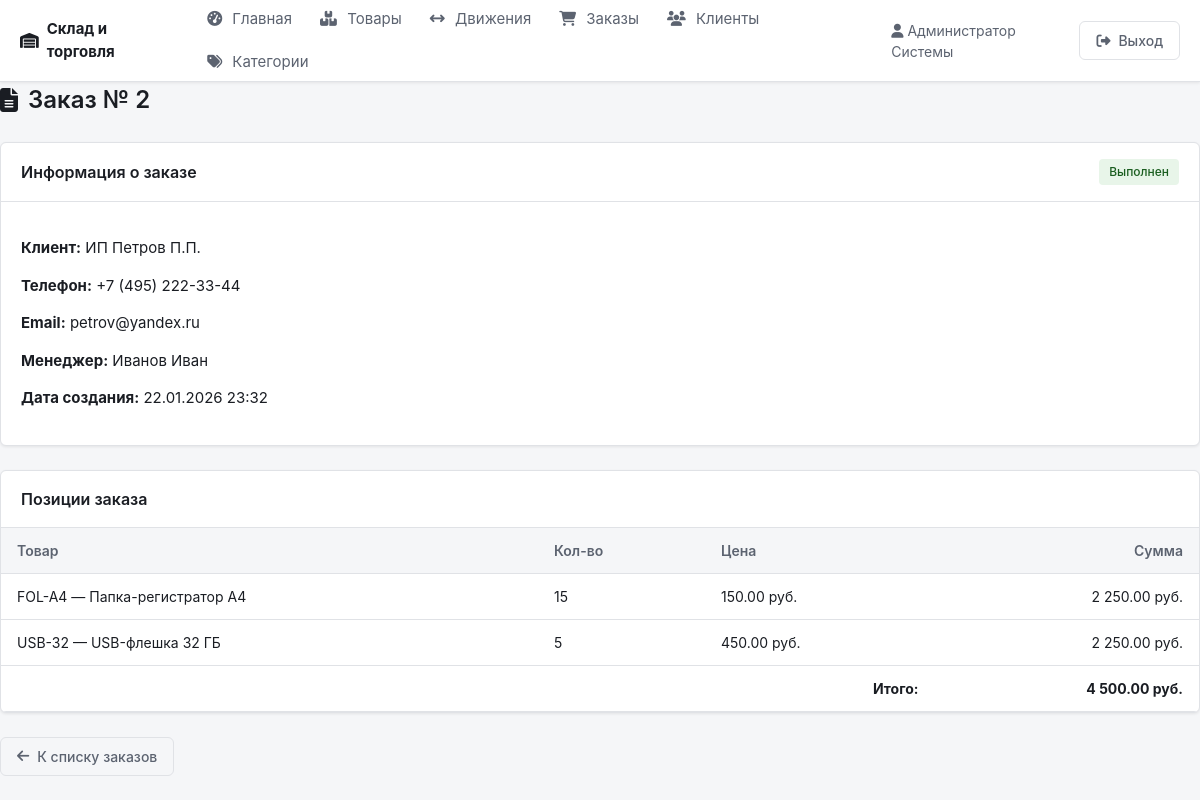
/order_view.php?id=2 (signed in), run on the app's committed database.
### tables this page shows
CREATE TABLE orders (
    id INT UNSIGNED AUTO_INCREMENT PRIMARY KEY,
    client_id INT UNSIGNED DEFAULT NULL,
    user_id INT UNSIGNED NOT NULL,
    status ENUM('draft', 'confirmed', 'shipped', 'completed', 'cancelled') NOT NULL DEFAULT 'draft',
    total DECIMAL(12,2) NOT NULL DEFAULT 0,
    comment VARCHAR(255) DEFAULT NULL,
    created_at DATETIME NOT NULL DEFAULT CURRENT_TIMESTAMP,
    updated_at DATETIME NOT NULL DEFAULT CURRENT_TIMESTAMP ON UPDATE CURRENT_TIMESTAMP,
    FOREIGN KEY (client_id) REFERENCES clients(id) ON DELETE SET NULL,
    FOREIGN KEY (user_id) REFERENCES users(id) ON DELETE CASCADE
);

CREATE TABLE clients (
    id INT UNSIGNED AUTO_INCREMENT PRIMARY KEY,
    name VARCHAR(255) NOT NULL,
    phone VARCHAR(32) DEFAULT NULL,
    email VARCHAR(128) DEFAULT NULL,
    address VARCHAR(255) DEFAULT NULL,
    created_at DATETIME NOT NULL DEFAULT CURRENT_TIMESTAMP
);

CREATE TABLE users (
    id INT UNSIGNED AUTO_INCREMENT PRIMARY KEY,
    login VARCHAR(64) NOT NULL UNIQUE,
    password_hash VARCHAR(255) NOT NULL,
    full_name VARCHAR(128) NOT NULL,
    email VARCHAR(128) NOT NULL,
    role ENUM('admin', 'user') NOT NULL DEFAULT 'user',
    created_at DATETIME NOT NULL DEFAULT CURRENT_TIMESTAMP
);

CREATE TABLE order_items (
    id INT UNSIGNED AUTO_INCREMENT PRIMARY KEY,
    order_id INT UNSIGNED NOT NULL,
    product_id INT UNSIGNED NOT NULL,
    quantity INT NOT NULL,
    price DECIMAL(12,2) NOT NULL,
    FOREIGN KEY (order_id) REFERENCES orders(id) ON DELETE CASCADE,
    FOREIGN KEY (product_id) REFERENCES products(id) ON DELETE CASCADE
);

CREATE TABLE products (
    id INT UNSIGNED AUTO_INCREMENT PRIMARY KEY,
    category_id INT UNSIGNED DEFAULT NULL,
    name VARCHAR(255) NOT NULL,
    sku VARCHAR(64) NOT NULL UNIQUE,
    unit VARCHAR(32) NOT NULL DEFAULT 'шт',
    price_buy DECIMAL(12,2) NOT NULL DEFAULT 0,
    price_sell DECIMAL(12,2) NOT NULL DEFAULT 0,
    quantity INT NOT NULL DEFAULT 0,
    min_quantity INT NOT NULL DEFAULT 0,
    created_at DATETIME NOT NULL DEFAULT CURRENT_TIMESTAMP,
    FOREIGN KEY (category_id) REFERENCES categories(id) ON DELETE SET NULL
);

### order_view.php (the view, shortened to what this page needs)
<?php
$id = (int) ($_GET['id'] ?? 0);
$pdo = getDb();
$stmt = $pdo->prepare("SELECT o.*, c.name AS client_name, c.phone, c.email, u.full_name AS user_name
    FROM orders o
    LEFT JOIN clients c ON c.id = o.client_id
    JOIN users u ON u.id = o.user_id
    WHERE o.id = ?");
$stmt->execute([$id]);
$order = $stmt->fetch(PDO::FETCH_ASSOC);
$items = $pdo->prepare('SELECT oi.*, p.name AS product_name, p.sku FROM order_items oi JOIN products p ON p.id = oi.product_id WHERE oi.order_id = ?');
$items->execute([$id]);
$items = $items->fetchAll(PDO::FETCH_ASSOC);
$statusLabels = ['draft' => 'Черновик', 'confirmed' => 'Подтвержден', 'shipped' => 'Отправлен', 'completed' => 'Выполнен', 'cancelled' => 'Отменен'];
$statusClass = ['draft' => 'badge-secondary', 'confirmed' => 'badge-info', 'shipped' => 'badge-warning', 'completed' => 'badge-success', 'cancelled' => 'badge-danger'];
require_once __DIR__ . '/includes/header.php';
?>
<h1 class="page-title"><i class="fa-solid fa-file-lines"></i> Заказ № <?= (int) $order['id'] ?></h1>
<div class="card">
    <div class="card-header" style="flex-wrap: wrap; gap: 12px;">
        <h2>Информация о заказе</h2>
        <span class="badge <?= $statusClass[$order['status']] ?? 'badge-secondary' ?>"><?= $statusLabels[$order['status']] ?? $order['status'] ?></span>
    </div>
    <div style="padding: 20px;">
        <p><strong>Клиент:</strong> <?= htmlspecialchars($order['client_name'] ?: '—') ?></p>
        <?php if ($order['phone']): ?>
        <p><strong>Телефон:</strong> <?= htmlspecialchars($order['phone']) ?></p>
        <?php endif; ?>
        <?php if ($order['email']): ?>
        <p><strong>Email:</strong> <?= htmlspecialchars($order['email']) ?></p>
        <?php endif; ?>
        <p><strong>Менеджер:</strong> <?= htmlspecialchars($order['user_name']) ?></p>
        <p><strong>Дата создания:</strong> <?= date('d.m.Y H:i', strtotime($order['created_at'])) ?></p>
    </div>
</div>
<div class="card">
    <div class="card-header"><h2>Позиции заказа</h2></div>
    <div class="table-wrap">
        <table>
            <thead>
                <tr>
                    <th>Товар</th>
                    <th>Кол-во</th>
                    <th>Цена</th>
                    <th class="text-right">Сумма</th>
                </tr>
            </thead>
            <tbody>
                <?php foreach ($items as $item): ?>
                <tr>
                    <td><?= htmlspecialchars($item['sku']) ?> — <?= htmlspecialchars($item['product_name']) ?></td>
                    <td><?= (int) $item['quantity'] ?></td>
                    <td><?= number_format($item['price'], 2, '.', ' ') ?> руб.</td>
                    <td class="text-right"><?= number_format($item['quantity'] * $item['price'], 2, '.', ' ') ?> руб.</td>
                </tr>
                <?php endforeach; ?>
            </tbody>
            <tfoot>
                <tr>
                    <td colspan="3" class="text-right"><strong>Итого:</strong></td>
                    <td class="text-right"><strong><?= number_format($order['total'], 2, '.', ' ') ?> руб.</strong></td>
                </tr>
            </tfoot>
        </table>
    </div>
</div>
<p><a href="/po_alina/orders.php" class="btn btn-outline"><i class="fa-solid fa-arrow-left"></i> К списку заказов</a></p>
<?php require_once __DIR__ . '/includes/footer.php'; ?>

### assets/css/style.css (style rules this page uses)
:root { --bg: #f5f6f8; --surface: #ffffff; --border: #e0e2e6; --text: #1a1d23; --text-muted: #5c6370; --primary: #2c3e50; --primary-hover: #1a252f; --accent: #3498db; --accent-hover: #2980b9; --success: #27ae60; --error: #c0392b; --warning: #d35400; --shadow: 0 1px 3px rgba(0,0,0,0.08); --radius: 6px; }
* { box-sizing: border-box; }
body { margin: 0; font-family: -apple-system, BlinkMacSystemFont, 'Segoe UI', Roboto, 'Helvetica Neue', Arial, sans-serif; font-size: 15px; line-height: 1.5; color: var(--text); background: var(--bg); min-height: 100vh; }
a { color: var(--accent); text-decoration: none; }
.btn { display: inline-flex; align-items: center; gap: 8px; padding: 8px 16px; border-radius: var(--radius); font-size: 14px; font-weight: 500; border: none; cursor: pointer; text-decoration: none; transition: background 0.15s, color 0.15s; }
.btn-outline { background: transparent; color: var(--text-muted); border: 1px solid var(--border); }
.page-title { margin: 0 0 24px; font-size: 24px; font-weight: 600; color: var(--text); display: flex; align-items: center; gap: 10px; }
.card { background: var(--surface); border: 1px solid var(--border); border-radius: var(--radius); box-shadow: var(--shadow); overflow: hidden; margin-bottom: 24px; }
.card-header { padding: 16px 20px; border-bottom: 1px solid var(--border); display: flex; align-items: center; justify-content: space-between; flex-wrap: wrap; gap: 12px; }
.card-header h2 { margin: 0; font-size: 16px; font-weight: 600; }
.table-wrap { overflow-x: auto; }
table { width: 100%; border-collapse: collapse; font-size: 14px; }
th, td { padding: 12px 16px; text-align: left; border-bottom: 1px solid var(--border); }
th { background: var(--bg); font-weight: 600; color: var(--text-muted); }
.badge { display: inline-block; padding: 4px 10px; border-radius: 4px; font-size: 12px; font-weight: 500; }
.badge-success { background: #e8f5e9; color: #1b5e20; }
.text-right { text-align: right; }

### data on the page
orders: id "2", status "Выполнен", client.name "ИП Петров П.П.", client.phone "+7 (495) 222-33-44", client.email "petrov@yandex.ru", user.full_name "Иванов Иван", created_at "22.01.2026 23:32", total "4 500.00"
order_items: product.sku "FOL-A4", product.name "Папка-регистратор А4", quantity "15", price "150.00", $item['quantity'] * $item['price'] "2 250.00"
order_items: product.sku "USB-32", product.name "USB-флешка 32 ГБ", quantity "5", price "450.00", $item['quantity'] * $item['price'] "2 250.00"

### other printed values
currentUser()['full_name'] "Администратор Системы"
